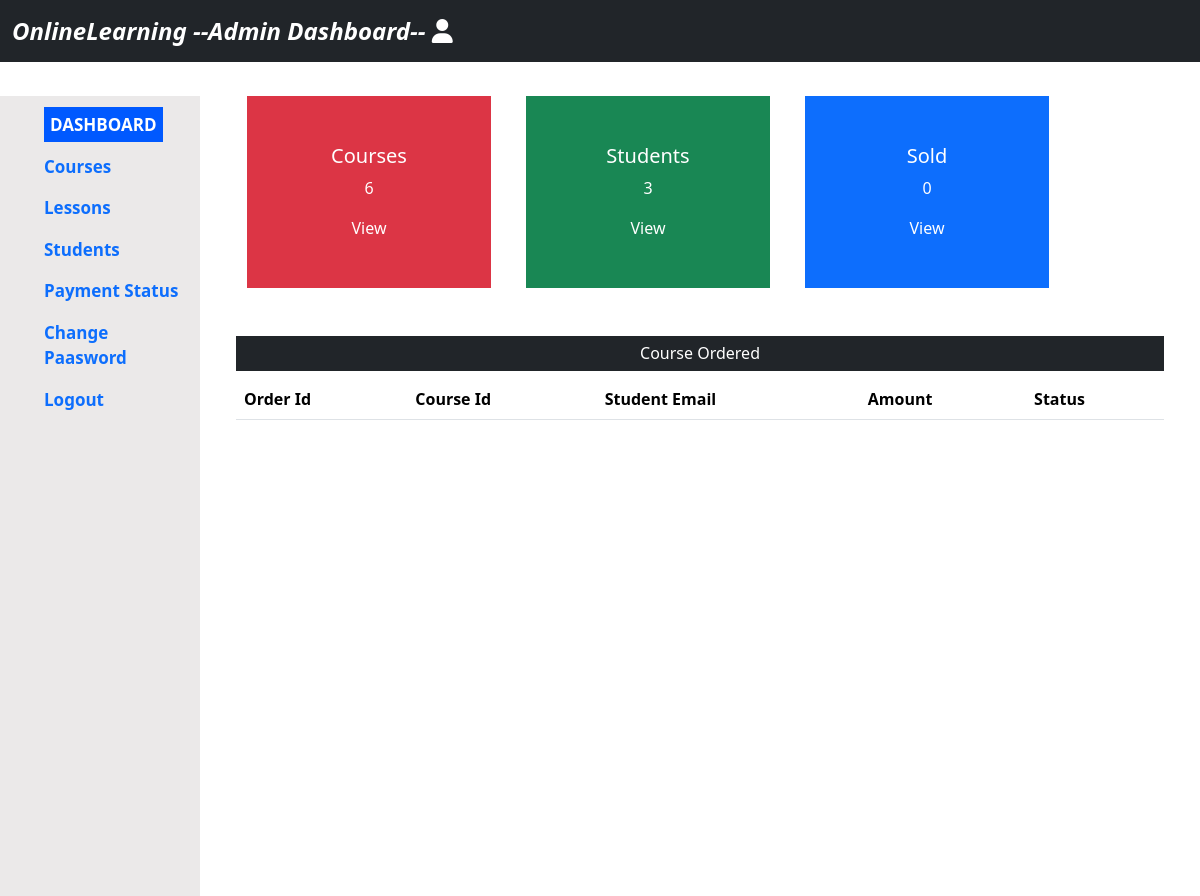
The app's page /admin/admin.php (signed in), older data.
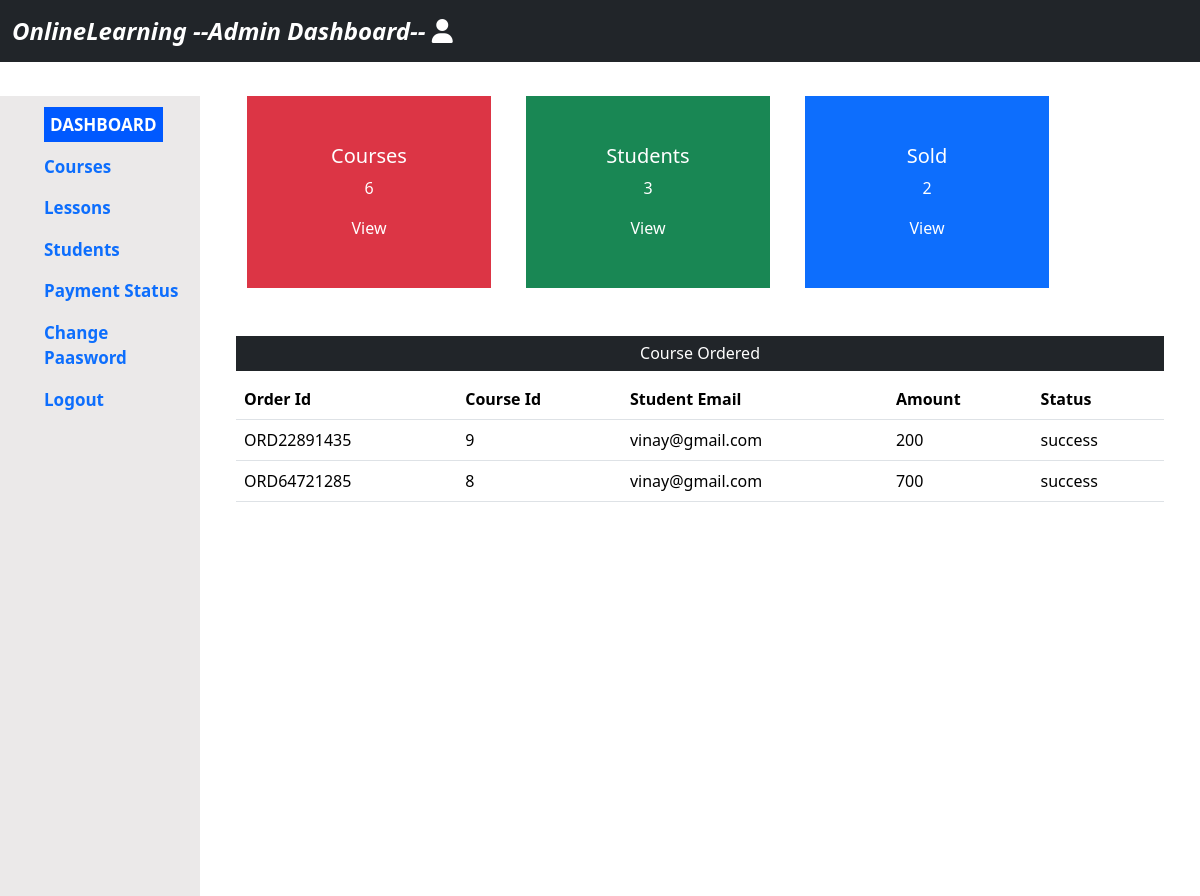
The same page, newer data.
### tables this page shows
CREATE TABLE `courseorder` (
  `co_id` int(11) NOT NULL,
  `order_id` varchar(555) NOT NULL,
  `course_id` int(11) NOT NULL,
  `stu_email` text NOT NULL,
  `amount` int(11) NOT NULL,
  `payoption` varchar(255) NOT NULL,
  `ord_status` varchar(255) NOT NULL
);

### admin/admin.php (the view, shortened to what this page needs)
<?php
 include("../database/connection.php");
if(!isset($_SESSION['admin_email'])){
  echo "<script>location.href='../index.php'</script>";
}else{
?>
<!DOCTYPE html>
<html lang="en">
<head>
     <link href="https://cdn.jsdelivr.net/npm/bootstrap@5.3.3/dist/css/bootstrap.min.css" rel="stylesheet">
    <link rel="stylesheet" href="https://cdnjs.cloudflare.com/ajax/libs/font-awesome/6.7.1/css/all.min.css" />
    <link rel="stylesheet" href="admin.css">
</head>
<body>
<header>
    <nav class="navbar navbar-expand-lg fixed-top bg-dark">
    <div class="container-fluid">
      <a class="navbar-brand" href="#"><i><b class =" fs-4 text-white">OnlineLearning --Admin Dashboard--  <i class="fa-solid fa-user"></i></b></i></a>
    </div>
    </nav>
</header>
    <div class="container-fluid mt-5">
       <div class="row">
        <div class="col-md-2 mt-5 side_nav">
          <ul>
          <li class="pt-3"><a href="admin.php" class="active_link">DASHBOARD</a></li>
            <li class="pt-3"><a href="courses.php" class="">Courses</a></li>
            <li class="pt-3"><a href="lessons.php" class="">Lessons</a></li>
            <li class="pt-3"><a href="students.php" class="">Students</a></li>
            <li class="pt-3"><a href="payment_status.php" class="">Payment Status</a></li>
            <li class="pt-3"><a href="change_pass.php" class="">Change Paasword</a></li>
           <li class="pt-3"><a href="../logout.php" class="">Logout</a>  </li>
          </ul>
        </div>
              <?php
               $sql = "SELECT * FROM course";
               $result = mysqli_query($conn, $sql);
               $total_course = mysqli_num_rows($result);
               $sql = "SELECT * FROM students";
               $result = mysqli_query($conn, $sql);
               $total_stu = mysqli_num_rows($result);
               $sql = "SELECT * FROM courseorder";
               $result = mysqli_query($conn, $sql);
               $total_order = mysqli_num_rows($result);
              ?>
        <div class="col-md-10 mt-5">
          <div class="container-fluid">
            <div class="row">
              <div class="col-md-3 bg-danger box p-5">
                <h5 class="text-center text-white">Courses</h5>
                <p class="text-center text-white"><?php echo $total_course; ?></p>
                <center><a href="courses.php" class="text-white">View</a></center>
              </div>
              <div class="col-md-3 bg-success box p-5">
                <h5 class="text-center text-white">Students</h5>
                <p class="text-center text-white"><?php echo $total_stu; ?></p>
                <center><a href="students.php" class="text-white">View</a></center>
              </div>
              <div class="col-md-3 bg-primary box p-5">
                <h5 class="text-center text-white">Sold</h5>
                <p class="text-center text-white"><?php echo $total_order; ?></p>
                <center><a href="admin.php" class="text-white">View</a></center>
              </div>
            </div>
             <div class="container-fluid mt-5">
              <h6 class="text-center text-white bg-dark p-2">Course Ordered</h6>
             </div>
             <div class="container">
              <table class="table">
                <thead>
                <tr>
                 <th scope="col">Order Id</th>
                 <th scope="col">Course Id</th>
                 <th scope="col">Student Email</th>
                 <th scope="col">Amount</th>
                 <th scope="col">Status</th>
                </tr>
               </thead>
               <tbody>
                <?php
                  $sql = "SELECT * FROM courseorder";
                  $result = mysqli_query($conn, $sql);
                ?>
                  <?php foreach($result as $order){?>
                 <tr>
                  <td><?php echo $order['order_id']?></td>
                  <td><?php echo $order['course_id']?></td>
                  <td><?php echo $order['stu_email']?></td>
                  <td><?php echo $order['amount']?></td>
                  <td><?php echo $order['ord_status']?></td>
                 </tr>
                 <?php } ?>
               </tbody>
            </table>
           </div>
          </div>
        </div>
       </div>
    </div>
</body>
</html>
<?php }?>

### admin/admin.css (style rules this page uses)
* { margin: 0; padding: 0; list-style-type: none; }
.side_nav { background-color: rgb(235, 233, 233); height: 100vh; }
ul li { font-size: 17px; font-weight: bold; }
a { text-decoration: none; }
.active_link { background-color: rgb(0, 89, 255); color: white; padding: 6px; }
.box { margin-left: 35px; }

Row changes from the older to the newer data that the page shows:
added courseorder: order "ORD22891435", course "9", stu_email "vinay@gmail.com", amount "200", ord_status "success"
added courseorder: order "ORD64721285", course "8", stu_email "vinay@gmail.com", amount "700", ord_status "success"
Text that changed along with them:
$total_order: "0" → "2"
